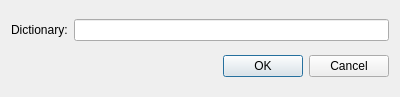
<ui version="4.0" >
 <class>settingAspellClass</class>
 <widget class="QDialog" name="settingAspellClass" >
  <property name="geometry" >
   <rect>
    <x>0</x>
    <y>0</y>
    <width>400</width>
    <height>97</height>
   </rect>
  </property>
  <property name="windowTitle" >
   <string>settingAspell</string>
  </property>
  <layout class="QGridLayout" >
   <item row="0" column="0" >
    <widget class="QLabel" name="label" >
     <property name="text" >
      <string>Dictionary:</string>
     </property>
    </widget>
   </item>
   <item row="0" column="1" >
    <widget class="QLineEdit" name="aspellPath" />
   </item>
   <item row="1" column="0" colspan="2" >
    <layout class="QHBoxLayout" >
     <item>
      <spacer>
       <property name="orientation" >
        <enum>Qt::Horizontal</enum>
       </property>
       <property name="sizeHint" stdset="0" >
        <size>
         <width>40</width>
         <height>20</height>
        </size>
       </property>
      </spacer>
     </item>
     <item>
      <widget class="QDialogButtonBox" name="buttonBox" >
       <property name="standardButtons" >
        <set>QDialogButtonBox::Cancel|QDialogButtonBox::Ok</set>
       </property>
      </widget>
     </item>
    </layout>
   </item>
  </layout>
 </widget>
 <layoutdefault spacing="6" margin="11" />
 <resources/>
 <connections>
  <connection>
   <sender>buttonBox</sender>
   <signal>accepted()</signal>
   <receiver>settingAspellClass</receiver>
   <slot>accept()</slot>
   <hints>
    <hint type="sourcelabel" >
     <x>256</x>
     <y>74</y>
    </hint>
    <hint type="destinationlabel" >
     <x>161</x>
     <y>73</y>
    </hint>
   </hints>
  </connection>
  <connection>
   <sender>buttonBox</sender>
   <signal>rejected()</signal>
   <receiver>settingAspellClass</receiver>
   <slot>reject()</slot>
   <hints>
    <hint type="sourcelabel" >
     <x>342</x>
     <y>70</y>
    </hint>
    <hint type="destinationlabel" >
     <x>319</x>
     <y>92</y>
    </hint>
   </hints>
  </connection>
 </connections>
</ui>
